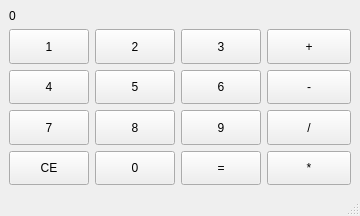
<?xml version="1.0" encoding="UTF-8"?>
<ui version="4.0">
 <class>MainWindow</class>
 <widget class="QMainWindow" name="MainWindow">
  <property name="geometry">
   <rect>
    <x>0</x>
    <y>0</y>
    <width>360</width>
    <height>216</height>
   </rect>
  </property>
  <property name="sizePolicy">
   <sizepolicy hsizetype="Fixed" vsizetype="Fixed">
    <horstretch>0</horstretch>
    <verstretch>0</verstretch>
   </sizepolicy>
  </property>
  <property name="windowTitle">
   <string>MainWindow</string>
  </property>
  <widget class="QWidget" name="centralwidget">
   <layout class="QGridLayout" name="gridLayout_2">
    <item row="0" column="0">
     <layout class="QGridLayout" name="gridLayout">
      <item row="0" column="0">
       <widget class="QLabel" name="lblscreen">
        <property name="text">
         <string>0</string>
        </property>
       </widget>
      </item>
      <item row="1" column="0">
       <layout class="QHBoxLayout" name="horizontalLayout">
        <item>
         <widget class="QPushButton" name="btn1">
          <property name="sizePolicy">
           <sizepolicy hsizetype="Expanding" vsizetype="Expanding">
            <horstretch>0</horstretch>
            <verstretch>0</verstretch>
           </sizepolicy>
          </property>
          <property name="text">
           <string>1</string>
          </property>
         </widget>
        </item>
        <item>
         <widget class="QPushButton" name="btn2">
          <property name="sizePolicy">
           <sizepolicy hsizetype="Expanding" vsizetype="Expanding">
            <horstretch>0</horstretch>
            <verstretch>0</verstretch>
           </sizepolicy>
          </property>
          <property name="text">
           <string>2</string>
          </property>
         </widget>
        </item>
        <item>
         <widget class="QPushButton" name="btn3">
          <property name="sizePolicy">
           <sizepolicy hsizetype="Expanding" vsizetype="Expanding">
            <horstretch>0</horstretch>
            <verstretch>0</verstretch>
           </sizepolicy>
          </property>
          <property name="text">
           <string>3</string>
          </property>
         </widget>
        </item>
       </layout>
      </item>
      <item row="1" column="1" rowspan="4">
       <layout class="QVBoxLayout" name="verticalLayout">
        <item>
         <widget class="QPushButton" name="btn_Plus">
          <property name="sizePolicy">
           <sizepolicy hsizetype="Minimum" vsizetype="Expanding">
            <horstretch>0</horstretch>
            <verstretch>0</verstretch>
           </sizepolicy>
          </property>
          <property name="text">
           <string>+</string>
          </property>
         </widget>
        </item>
        <item>
         <widget class="QPushButton" name="btn_minus">
          <property name="sizePolicy">
           <sizepolicy hsizetype="Expanding" vsizetype="Expanding">
            <horstretch>0</horstretch>
            <verstretch>0</verstretch>
           </sizepolicy>
          </property>
          <property name="text">
           <string>-</string>
          </property>
         </widget>
        </item>
        <item>
         <widget class="QPushButton" name="btn_divide">
          <property name="sizePolicy">
           <sizepolicy hsizetype="Expanding" vsizetype="Expanding">
            <horstretch>0</horstretch>
            <verstretch>0</verstretch>
           </sizepolicy>
          </property>
          <property name="text">
           <string>/</string>
          </property>
         </widget>
        </item>
        <item>
         <widget class="QPushButton" name="btn_multiply">
          <property name="sizePolicy">
           <sizepolicy hsizetype="Expanding" vsizetype="Expanding">
            <horstretch>0</horstretch>
            <verstretch>0</verstretch>
           </sizepolicy>
          </property>
          <property name="text">
           <string>*</string>
          </property>
         </widget>
        </item>
       </layout>
      </item>
      <item row="2" column="0">
       <layout class="QHBoxLayout" name="horizontalLayout_2">
        <item>
         <widget class="QPushButton" name="btn4">
          <property name="sizePolicy">
           <sizepolicy hsizetype="Expanding" vsizetype="Expanding">
            <horstretch>0</horstretch>
            <verstretch>0</verstretch>
           </sizepolicy>
          </property>
          <property name="text">
           <string>4</string>
          </property>
         </widget>
        </item>
        <item>
         <widget class="QPushButton" name="btn5">
          <property name="sizePolicy">
           <sizepolicy hsizetype="Expanding" vsizetype="Expanding">
            <horstretch>0</horstretch>
            <verstretch>0</verstretch>
           </sizepolicy>
          </property>
          <property name="text">
           <string>5</string>
          </property>
         </widget>
        </item>
        <item>
         <widget class="QPushButton" name="btn6">
          <property name="sizePolicy">
           <sizepolicy hsizetype="Expanding" vsizetype="Expanding">
            <horstretch>0</horstretch>
            <verstretch>0</verstretch>
           </sizepolicy>
          </property>
          <property name="text">
           <string>6</string>
          </property>
         </widget>
        </item>
       </layout>
      </item>
      <item row="3" column="0">
       <layout class="QHBoxLayout" name="horizontalLayout_3">
        <item>
         <widget class="QPushButton" name="btn7">
          <property name="sizePolicy">
           <sizepolicy hsizetype="Expanding" vsizetype="Expanding">
            <horstretch>0</horstretch>
            <verstretch>0</verstretch>
           </sizepolicy>
          </property>
          <property name="text">
           <string>7</string>
          </property>
         </widget>
        </item>
        <item>
         <widget class="QPushButton" name="btn8">
          <property name="sizePolicy">
           <sizepolicy hsizetype="Expanding" vsizetype="Expanding">
            <horstretch>0</horstretch>
            <verstretch>0</verstretch>
           </sizepolicy>
          </property>
          <property name="text">
           <string>8</string>
          </property>
         </widget>
        </item>
        <item>
         <widget class="QPushButton" name="btn9">
          <property name="sizePolicy">
           <sizepolicy hsizetype="Expanding" vsizetype="Expanding">
            <horstretch>0</horstretch>
            <verstretch>0</verstretch>
           </sizepolicy>
          </property>
          <property name="text">
           <string>9</string>
          </property>
         </widget>
        </item>
       </layout>
      </item>
      <item row="4" column="0">
       <layout class="QHBoxLayout" name="horizontalLayout_4">
        <item>
         <widget class="QPushButton" name="btn_clear">
          <property name="sizePolicy">
           <sizepolicy hsizetype="Expanding" vsizetype="Expanding">
            <horstretch>0</horstretch>
            <verstretch>0</verstretch>
           </sizepolicy>
          </property>
          <property name="text">
           <string>CE</string>
          </property>
         </widget>
        </item>
        <item>
         <widget class="QPushButton" name="btn0">
          <property name="sizePolicy">
           <sizepolicy hsizetype="Expanding" vsizetype="Expanding">
            <horstretch>0</horstretch>
            <verstretch>0</verstretch>
           </sizepolicy>
          </property>
          <property name="text">
           <string>0</string>
          </property>
         </widget>
        </item>
        <item>
         <widget class="QPushButton" name="btn_equal">
          <property name="sizePolicy">
           <sizepolicy hsizetype="Expanding" vsizetype="Expanding">
            <horstretch>0</horstretch>
            <verstretch>0</verstretch>
           </sizepolicy>
          </property>
          <property name="text">
           <string>=</string>
          </property>
         </widget>
        </item>
       </layout>
      </item>
     </layout>
    </item>
   </layout>
  </widget>
  <widget class="QMenuBar" name="menubar">
   <property name="geometry">
    <rect>
     <x>0</x>
     <y>0</y>
     <width>360</width>
     <height>23</height>
    </rect>
   </property>
  </widget>
  <widget class="QStatusBar" name="statusbar"/>
 </widget>
 <resources/>
 <connections/>
</ui>
